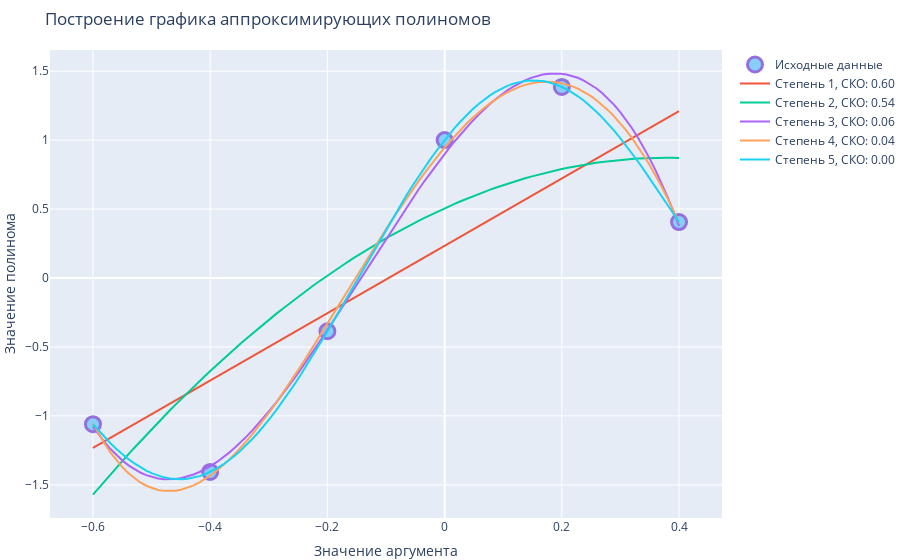

Notebook code cell kept with this figure:
### Code cell
fig = go.Figure() # layout_xaxis_range = [-2,6]
fig.add_trace(go.Scatter(x=x,
                         y=y,
                         mode='markers',
                         marker=dict(color='LightSkyBlue', size=15, line=dict(color='MediumPurple', width=3)),
                         name="Исходные данные"))

for degree in degrees: 
    coefficients = np.polyfit(x, y, degree) 
    poly = np.poly1d(coefficients) 
    print(coefficients)
    print(poly)
 
    # Генерируем значения для построения графика 
    x_plot = np.linspace(x.min(), x.max(), 100) 
    y_plot = poly(x_plot) 
 
    # Вычисляем среднеквадратичное отклонение 
    y_pred = poly(x) 
    sko = np.sqrt(np.mean((y - y_pred) ** 2)) 
 
    # Строим график и выводим sko 
    fig.add_trace(go.Scatter(x=x_plot,
                             y=y_plot,
                             name=f'Степень {degree}, СКО: {sko:.2f}'))


fig.update_layout(title="Построение графика аппроксимирующих полиномов",
                  xaxis_title="Значение аргумента",
                  yaxis_title="Значение полинома",
                  margin=dict(l=10, r=70, t=50, b=0))
